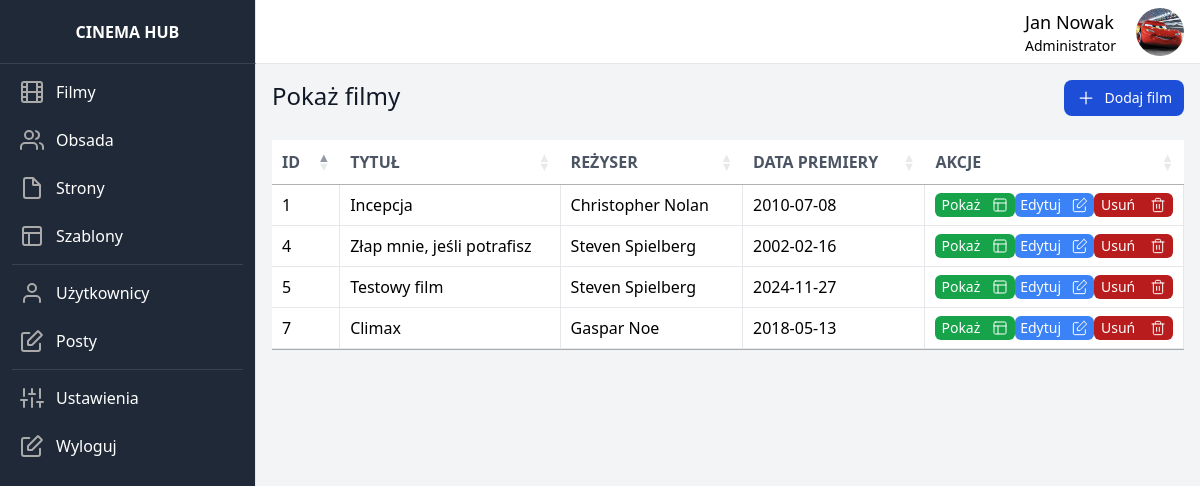
Screenshot of /movies (signed in) with the database file from the repository.
### dashboard/models.py (models this page shows, shortened)
class UserData(models.Model):
    user = models.OneToOneField(User, on_delete=models.CASCADE)
    image = models.ImageField(upload_to=user_directory_path, default='default/user.jpg')

class Movie(models.Model):
    title = models.CharField(max_length=150)
    release_date = models.DateField()
    description = models.TextField()
    poster = models.ImageField(upload_to=movie_directory_path, default='default/movie.jpg')
    crew_members = models.ManyToManyField(
        CrewMember,
        through='MovieCrewMember',
        related_name='movies'
    )
    created_by = models.ForeignKey(User, on_delete=models.SET_NULL, null=True, blank=True)
    category = models.ForeignKey(Category, on_delete=models.CASCADE)

class MovieCrewMember(models.Model):
    crew_member = models.ForeignKey(CrewMember, on_delete=models.CASCADE)
    movie = models.ForeignKey(Movie, on_delete=models.CASCADE)
    role = models.ForeignKey(Role, on_delete=models.CASCADE)
    character_name = models.CharField(max_length=100, blank=True, null=True)

class CrewMember(models.Model):
    first_name = models.CharField(max_length=150)
    last_name = models.CharField(max_length=150)
    birth_date = models.DateField()
    description = models.TextField()
    image = models.ImageField(upload_to=member_directory_path, default='default/member.jpg')
    created_by = models.ForeignKey(User, on_delete=models.SET_NULL, null=True, blank=True)
    def __str__(self):
        return f"{self.first_name} {self.last_name}"

### dashboard/views.py (the view)
# urls.py: path('movies', show_movies, name='show_movies'),
@login_required
def show_movies(request):
    movies = Movie.objects.all()
    for movie in movies:
        movie.director = MovieCrewMember.objects.filter(movie=movie, role__id=1).first()
    return render(request, 'show_movies.html', {'movies': movies})

### dashboard_theme/templates/show_movies.html (shortened to what this page needs)
{% extends 'base.html' %}
{% block extra_head %}
    <link rel="stylesheet" type="text/css" href="https://cdn.datatables.net/1.10.21/css/jquery.dataTables.css">
{% endblock %}
{% block content %}
        <div class="w-full flex flex-row justify-between">
            <p class="font-medium text-gray-900 text-2xl mb-7">Pokaż filmy</p>
            <a href="{% url 'add_movie' %}" type="button" class="h-1/2 px-3 py-2 text-sm font-medium text-center inline-flex items-center text-white bg-blue-700 rounded-lg hover:bg-blue-800 focus:ring-4 focus:outline-none focus:ring-blue-300">
                <svg class="mr-2" xmlns="http://www.w3.org/2000/svg" width="20" height="20" viewBox="0 0 24 24" fill="none" stroke="#ffffff" stroke-width="1.5" stroke-linecap="round" stroke-linejoin="bevel"><line x1="12" y1="5" x2="12" y2="19"></line><line x1="5" y1="12" x2="19" y2="12"></line></svg>
                Dodaj film
            </a>
        </div>
        <table class="w-full table-fixed" datatable id="data-table">
            <thead class="">
              <tr class="bg-white my-5">
                <th style="width: 5%" class="py-5 px-6 text-left text-gray-600 font-bold uppercase">ID</th>
                <th style="width: 25%" class="py-5 px-6 text-left text-gray-600 font-bold uppercase">Tytuł</th>
                <th style="width: 20%" class="py-5 px-6 text-left text-gray-600 font-bold uppercase">Reżyser</th>
                <th style="width: 20%" class="py-5 px-6 text-left text-gray-600 font-bold uppercase">Data premiery</th>
                <th style="width: 30%" class="py-5 px-6 text-left text-gray-600 font-bold uppercase">Akcje</th>
              </tr>
            </thead>
            <tbody class="bg-white">
              {% for movie in movies %}
              <tr>
                <td class="py-5 w-2 border-b border-r border-gray-200">{{ movie.id }}</td>
                <td class="py-5 px-6 border-b border-r border-gray-200">{{ movie.title }}</td>
                <td class="py-5 px-6 border-b border-r border-gray-200">{{ movie.director.crew_member }}</td>
                <td class="py-5 px-6 border-b border-r border-gray-200">{{ movie.release_date | date:'Y-m-d' }}</td>
                <td class="py-5 px-6 border-b border-r border-gray-200 flex flex-row justify-around">
                    <a href="{% url 'show_movie' id=movie.id %}" class="bg-green-600 flex flex-row w-20 justify-around rounded-md text-sm hover:bg-green-800">
                        <p class="text-white my-auto">
                            Pokaż
                        </p>
                        <svg  class="my-auto" xmlns="http://www.w3.org/2000/svg" width="16" height="16" viewBox="0 0 24 24" fill="none" stroke="#ffffff" stroke-width="1.5" stroke-linecap="round" stroke-linejoin="round"><rect x="3" y="3" width="18" height="18" rx="2"/><path d="M3 9h18M9 21V9"/></svg>
                    </a>
                    <a href="{% url 'edit_movie' id=movie.id %}" class="bg-blue-500 flex flex-row w-20 h-6 justify-around rounded-md text-sm hover:bg-blue-700">
                        <p class="text-white my-auto">
                            Edytuj
                        </p>
                    </a>
                    <a href="{% url 'delete_movie' id=movie.id %}" class="bg-red-700 flex flex-row w-20 justify-around rounded-md text-sm hover:bg-red-900">
                        <p class="text-white my-auto">
                            Usuń
                        </p>
                    </a>
                </td>
              </tr>
              {% empty %}
              <tr>
                <td colspan="5" class="text-center font-normal leading-normal text-sm">No movies found</td>
              </tr>
              {% endfor %}
            </tbody>
      </table>
{% endblock %}

### dashboard_theme/templates/base.html (shortened to what this page needs)
{% load static tailwind_tags %}
{% load static %}
<!DOCTYPE html>
<html lang="en">
	<head>
		{% tailwind_css %}
        {% block extra_head %}{% endblock %}
	</head>
	<body class="bg-gray-50">
    <div class="flex flex-row h-screen bg-gray-100">
        <aside id="sidebar" class="h-full flex flex-shrink-0 flex-col w-64 transition-width duration-75" aria-label="Sidebar">
            <div class="flex items-center justify-center h-16 bg-gray-800 border-r border-b border-b-gray-700">
                    <span class="text-gray-900 font-bold uppercase text-white">Cinema Hub</span>
            </div>
          <div class="relative flex-1 flex flex-col min-h-0 border-r border-gray-200 bg-gray-800 pt-0">
            <div class="flex-1 flex flex-col pb-4 overflow-y-auto">
              <div class="flex-1 px-3 bg-gray-800 divide-y space-y-1">
                <ul class="space-y-2 pb-2 pt-2">
                  <li>
                      <a href="{% url 'show_movies' %}" class="text-base text-gray-900 font-normal rounded-lg flex items-center p-2 hover:bg-gray-700 group">
                        <span class="ml-3 leading-none text-white">Filmy</span>
                      </a>
                  </li>
                  <li>
                      <a href="{% url 'show_members' %}" class="text-base text-gray-900 font-normal rounded-lg flex items-center p-2 hover:bg-gray-700 group">
                        <span class="ml-3 leading-none text-white">Obsada</span>
                      </a>
                  </li>
                  <li>
                      <a href="{% url 'show_pages' %}" class="text-base text-gray-900 font-normal rounded-lg flex items-center p-2 hover:bg-gray-700 group">
                        <svg class="w-6 h-6" xmlns="http://www.w3.org/2000/svg" width="20" height="20" viewBox="0 0 24 24" fill="none" stroke="#aaaaaa" stroke-width="2" stroke-linecap="round" stroke-linejoin="bevel"><path d="M13 2H6a2 2 0 0 0-2 2v16c0 1.1.9 2 2 2h12a2 2 0 0 0 2-2V9l-7-7z"/><path d="M13 3v6h6"/></svg>
                        <span class="ml-3 leading-none text-white">Strony</span>
                      </a>
                  </li>
                    <li>
                      <a href="{% url 'show_templates' %}" class="text-base text-gray-900 font-normal rounded-lg flex items-center p-2 hover:bg-gray-700 group">
                        <svg class="w-6 h-6" xmlns="http://www.w3.org/2000/svg" width="20" height="20" viewBox="0 0 24 24" fill="none" stroke="#aaaaaa" stroke-width="2" stroke-linecap="round" stroke-linejoin="bevel"><rect x="3" y="3" width="18" height="18" rx="2"/><path d="M3 9h18M9 21V9"/></svg>
                        <span class="ml-3 leading-none text-white">Szablony</span>
                      </a>
                  </li>
                     <hr class="h-px my-8 bg-gray-700 border-0">
                    <li>
                      <a href="{% url 'show_users' %}" class="text-base text-gray-900 font-normal rounded-lg flex items-center p-2 hover:bg-gray-700 group">
                        <svg class="w-6 h-6" xmlns="http://www.w3.org/2000/svg" width="20" height="20" viewBox="0 0 24 24" fill="none" stroke="#aaaaaa" stroke-width="2" stroke-linecap="round" stroke-linejoin="bevel"><path d="M20 21v-2a4 4 0 0 0-4-4H8a4 4 0 0 0-4 4v2"></path><circle cx="12" cy="7" r="4"></circle></svg>
                        <span class="ml-3 leading-none text-white">Użytkownicy</span>
                      </a>
                  </li>
                    <li>
                      <a href="{% url 'show_posts' %}" class="text-base text-gray-900 font-normal rounded-lg flex items-center p-2 hover:bg-gray-700 group">
                        <span class="ml-3 leading-none text-white">Posty</span>
                      </a>
                  </li>
                    <hr class="h-px my-8 bg-gray-700 border-0">
                    <li>
                      <a href="#" class="text-base text-gray-900 font-normal rounded-lg flex items-center p-2 hover:bg-gray-700 group">
                        <span class="ml-3 leading-none text-white">Ustawienia</span>
                      </a>
                  </li>
                    <li>
                      <a href="{% url 'logout_tunnel' %}" class="text-base text-gray-900 font-normal rounded-lg flex items-center p-2 hover:bg-gray-700 group">
                        <span class="ml-3 leading-none text-white">Wyloguj</span>
                      </a>
                  </li>
                </ul>
              </div>
            </div>
          </div>
        </aside>
        <div class="flex flex-col w-full">
            <div class="flex items-center justify-between h-16 bg-white border-b border-gray-200">
                <div class="flex items-center pr-4 flex-1 justify-end">
                    <div class="justify-end flex flex-col mr-5">
                        <p class="text-lg">{{ user.first_name }} {{ user.last_name }}</p>
                        <p class="text-sm">{% if user.is_superuser %}Administrator{% elif user.is_stuff %}Moderator{% else %}Użytkownik{% endif %}</p>
                    </div>
                    <img class="rounded-full w-12 h-12 object-cover" src="{{ user.userdata.image.url }}" alt="{{ user.first_name }} {{ user.last_name }}">
                </div>
            </div>
            <div class="p-4 overflow-y-auto flex-1">
                {% block content %}{% endblock %}
            </div>
        </div>
        </div>
	</body>
</html>

### rows the page displays
Movie: id "1", title "Incepcja", director.crew_member "Christopher Nolan", release_date "2010-07-08"
Movie: id "4", title "Złap mnie, jeśli potrafisz", director.crew_member "Steven Spielberg", release_date "2002-02-16"
Movie: id "5", title "Testowy film", director.crew_member "Steven Spielberg", release_date "2024-11-27"
Movie: id "7", title "Climax", director.crew_member "Gaspar Noe", release_date "2018-05-13"

### other values shown
{{ user.first_name }} "Jan"
{{ user.last_name }} "Nowak"
